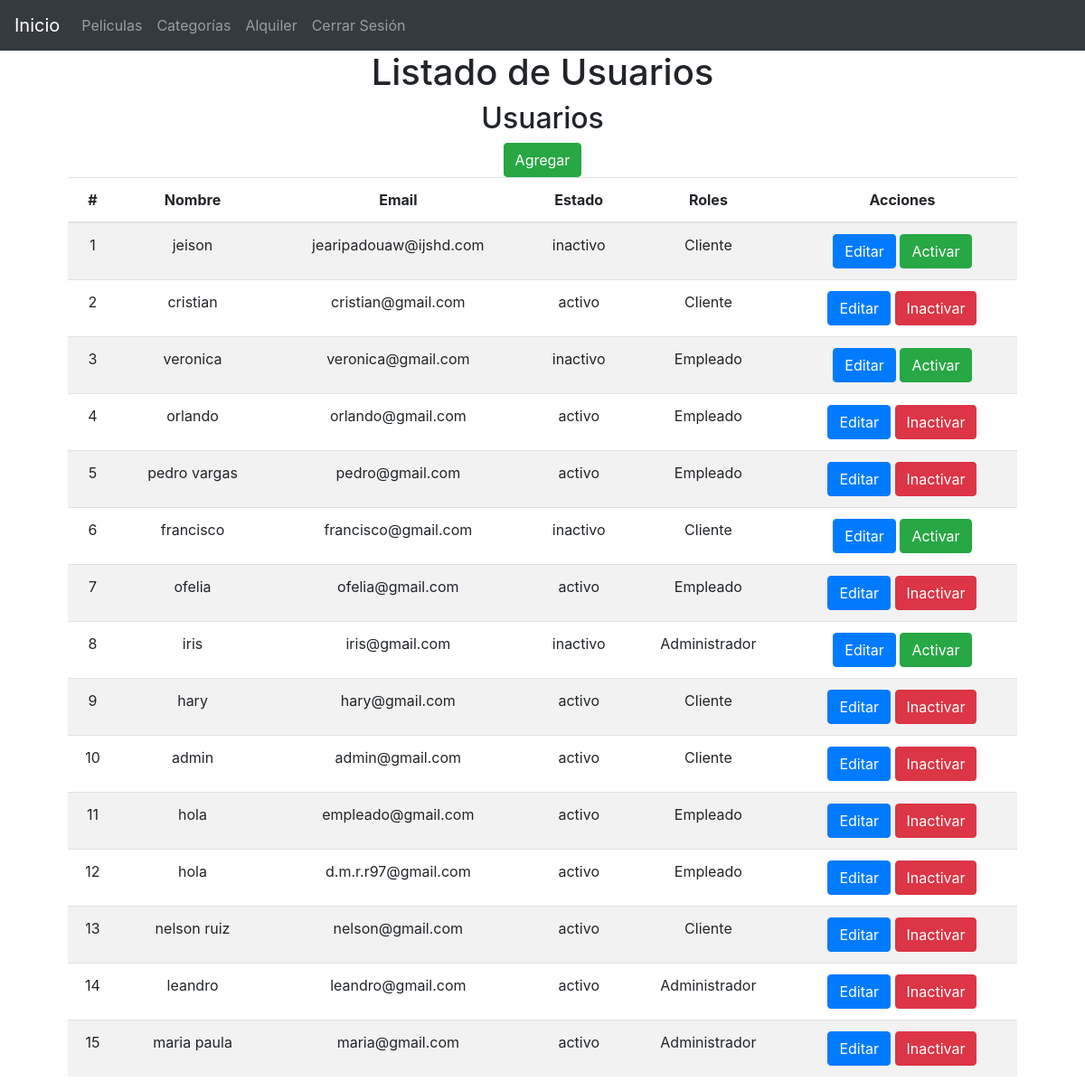
/?controller=user (signed in), run on the app's committed database.
### tables this page shows
CREATE TABLE `users` (
  `id` int(11) NOT NULL,
  `name` varchar(100) NOT NULL,
  `email` varchar(150) NOT NULL,
  `password` varchar(100) NOT NULL,
  `status_id` int(11) NOT NULL,
  `roles_id` int(11) DEFAULT NULL
);

CREATE TABLE `statuses` (
  `Id` int(11) NOT NULL,
  `status` varchar(50) NOT NULL,
  `type_statuses_id` int(11) DEFAULT NULL
);

CREATE TABLE `roles` (
  `id` int(11) NOT NULL,
  `name` varchar(50) DEFAULT NULL,
  `status_id` int(11) DEFAULT NULL
);

### models/User.php (called while the page is built, shortened)
<?php
	class User
	{
		private $pdo;
		public function __construct()
		{
			try{
				$this->pdo = new Database;
			} catch(PDOException $e) {
				die($e->getMessage());
			}
		}
		public function getAll()
		{
			try {
				$strSql = "SELECT u.*, s.status as status,r.name as roles FROM users u INNER JOIN statuses s ON s.id = u.status_id INNER JOIN roles r ON r.id=u.roles_id ORDER BY u.id ASC";
				$query = $this->pdo->select($strSql);
				return $query;
			} catch(PDOException $e) {
				die($e->getMessage());
			}
		}
	}

### providers/Database.php (called while the page is built, shortened)
<?php
	class Database extends PDO
	{
		public function select($strSql, $arrayData = array(), $fetchMode = PDO::FETCH_OBJ)
		{
			$query = $this->prepare($strSql);
			if(!$query->execute()) {
				echo "Error, la Consulta no se Realizó";
			} else {
				return $query->fetchAll($fetchMode);
			}
		}
	}

### views/user/list.php (the view)
<main class="container">
	<section class="col-md-12 text-center">
		<h1>Listado de Usuarios</h1>
		<div>
			<h2>Usuarios</h2>
			<a href="?controller=user&method=add" class="btn btn-success">Agregar</a>
		</div>
		<section class="col-md-12 table-responsive">
			<table class="table table-striped table-hover">
			  <thead>
			    <tr>
			      <th>#</th>
			      <th>Nombre</th>
			      <th>Email</th>
			      <th>Estado</th>
			      <th>Roles</th>
			      <th>Acciones</th>
			    </tr>
			  </thead>
			  <tbody>
			  	<?php foreach ($users as $user) : ?>
				    <tr>
				      <td><?php echo $user->id ?></td>
				      <td><?php echo $user->name ?></td>
				      <td><?php echo $user->email ?></td>
				      <td><?php echo $user->status ?></td>
				      <td><?php echo $user->roles ?></td>
				      <td>
				      	<a href="?controller=user&method=edit&id=<?php echo $user->id ?>" class="btn btn-primary">Editar</a>
				      	   	<?php
				      	if ($user->status_id ==1) {
				    	?>
                         <a href="?controller=user&method=updateStatus&id=<?php echo $user->id ?>" class="btn btn-danger">Inactivar</a>
                         <?php
                           }else  {
                           	?>
                           	<a href="?controller=user&method=updateStatus&id=<?php echo $user->id ?>" class="btn btn-success">Activar</a>
                           	<?php
                           }
                         ?>
				      </td>
				    </tr>
				  <?php endforeach ?>
			  </tbody>
			</table>
		</section>
	</section>
</main>

### index.php (shortened to what this page needs)
<?php
	require 'providers/Database.php';
	$controller = 'LoginController';
	if(!isset($_REQUEST['controller'])) {
		require "controllers/" . $controller . ".php";
		$controller = ucwords($controller);
		$controller = new $controller;
		$controller->index();
	} else {
		$method = isset($_REQUEST['method']) ? $_REQUEST['method'] : 'index';
		$controller = new $controller;
		call_user_func(array($controller, $method));
	}

### controllers/UserController.php (shortened to what this page needs)
<?php
	require 'models/User.php';
	class UserController
	{
		private $model;
		public function __construct()
		{
			try{
			$this->model = new User;
          }catch(PDOException $e){
            die($e->getMessage());
        }
    }
		public function index()
		{
			if(isset($_SESSION['user'])){
				$users = $this->model->getAll();
				require 'views/layout.php';
				require 'views/user/list.php';
			} else {
				require 'views/login.php';
			}
		}
	}

### views/layout.php (shortened to what this page needs)
<!DOCTYPE html>
<html lang="es">
<head>
	<link rel="stylesheet" type="text/css" href="assets/css/bootstrap.min.css">
	<link rel="stylesheet" type="text/css" href="assets/css/bootstrap.min.css">
</head>
<body>
	<header>
		<nav class="navbar navbar-expand-lg navbar-dark bg-dark">
		  <a class="navbar-brand" href="?controller=home">Inicio</a>
		  <div class="collapse navbar-collapse" id="navbarSupportedContent">
		    <ul class="navbar-nav mr-auto">
		      <li class="nav-item"  id="buttonMovies">
		        <a class="nav-link" href="?controller=Movie">Peliculas</a>
		      </li>
		      <li class="nav-item" id="buttonCategories">
		        <a class="nav-link" href="?controller=Categories">Categorías</a>
		      </li>
		      <li class="nav-item" id="buttonRentals">
		        <a class="nav-link" href="?controller=rentals">Alquiler</a>
		      </li>
		        <li class="nav-item">
		        <a class="nav-link" href="?controller=login&method=logout">Cerrar Sesión</a>
		      </li>
		    </ul>
		  </div>
		</nav>
	</header>
</body>
</html>

### data on the page
users: id "1", name "jeison", email "jearipadouaw@ijshd.com", status.status "inactivo", roles.name "Cliente"
users: id "2", name "cristian", email "cristian@gmail.com", status.status "activo", roles.name "Cliente"
users: id "3", name "veronica", email "veronica@gmail.com", status.status "inactivo", roles.name "Empleado"
users: id "4", name "orlando", email "orlando@gmail.com", status.status "activo", roles.name "Empleado"
users: id "5", name "pedro vargas", email "pedro@gmail.com", status.status "activo", roles.name "Empleado"
users: id "6", name "francisco", email "francisco@gmail.com", status.status "inactivo", roles.name "Cliente"
users: id "7", name "ofelia", email "ofelia@gmail.com", status.status "activo", roles.name "Empleado"
users: id "8", name "iris", email "iris@gmail.com", status.status "inactivo", roles.name "Administrador"
users: id "9", name "hary", email "hary@gmail.com", status.status "activo", roles.name "Cliente"
users: id "10", name "admin", email "admin@gmail.com", status.status "activo", roles.name "Cliente"
users: id "11", name "hola", email "empleado@gmail.com", status.status "activo", roles.name "Empleado"
users: id "12", name "hola", email "d.m.r.r97@gmail.com", status.status "activo", roles.name "Empleado"
users: id "13", name "nelson ruiz", email "nelson@gmail.com", status.status "activo", roles.name "Cliente"
users: id "14", name "leandro", email "leandro@gmail.com", status.status "activo", roles.name "Administrador"
users: id "15", name "maria paula", email "maria@gmail.com", status.status "activo", roles.name "Administrador"
